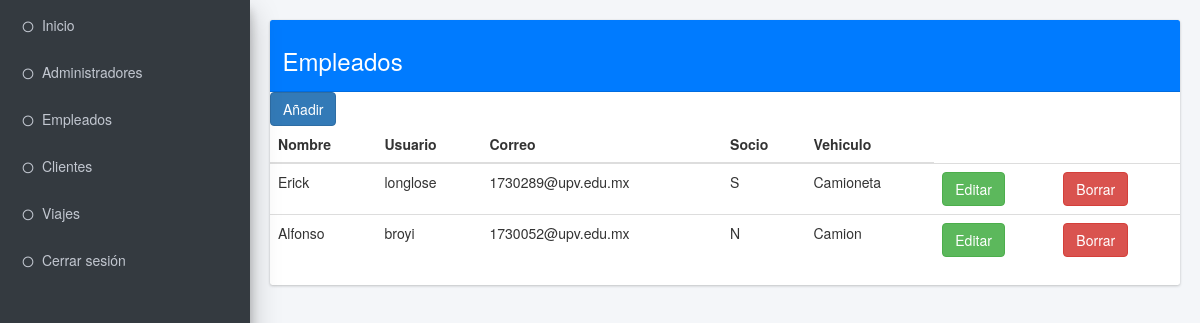
Before: /vistas/admin_cEmp.php (signed in) with the older database file.
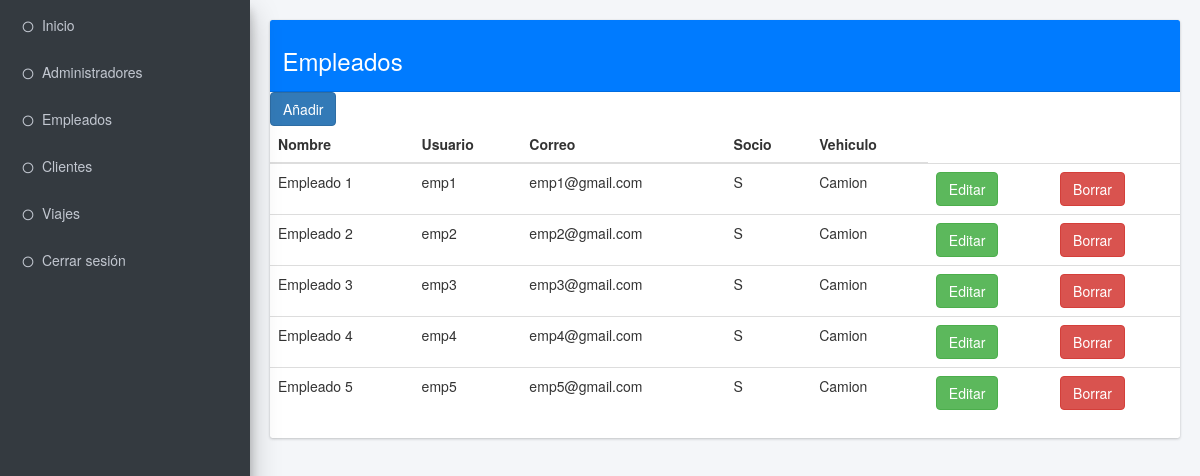
After: the same page with the newer database file.
### tables this page shows
CREATE TABLE `empleados` (
  `id` int(11) NOT NULL,
  `nombre` varchar(50) DEFAULT NULL,
  `usuario` varchar(20) DEFAULT NULL,
  `contra` varchar(20) DEFAULT NULL,
  `correo` varchar(20) DEFAULT NULL,
  `socio` char(1) DEFAULT NULL,
  `vehiculo` varchar(25) DEFAULT NULL
);

### modelos/selectTables.php (called while the page is built, shortened)
<?php
    include_once "../controladores/conexion.php";
    $getEmp = $BD -> query("SELECT nombre, usuario, correo, socio, vehiculo FROM empleados");
    $resultado_Emp = $getEmp -> fetchAll(PDO::FETCH_OBJ);
?>

### vistas/admin_cEmp.php (the view, shortened to what this page needs)
<?php
include_once "../modelos/selectTables.php";
?>
<!DOCTYPE html>
<html>
<head>
  <link rel="stylesheet" href="plugins/fontawesome-free/css/all.min.css">
  <link rel="stylesheet" href="https://code.ionicframework.com/ionicons/2.0.1/css/ionicons.min.css">
  <link rel="stylesheet" href="css/adminlte.min.css">
  <link rel="stylesheet" href="https://maxcdn.bootstrapcdn.com/bootstrap/3.4.1/css/bootstrap.min.css">
</head>
<body class="hold-transition sidebar-mini layout-fixed">
  <div class="wrapper">
    <div class="wrapper">
      <aside class="main-sidebar sidebar-dark-primary elevation-4">
        <div class="sidebar">
          <nav class="mt-2">
            <ul class="nav nav-pills nav-sidebar flex-column" data-widget="treeview" role="menu" data-accordion="false">
              <li class="nav-item">
                <a href="inicio_Admin.php" class="nav-link">
                  <i class="far fa-circle nav-icon"></i>
                  <p>Inicio</p>
                </a>
              </li>
            </ul>
          </nav>
          <nav class="mt-2">
            <ul class="nav nav-pills nav-sidebar flex-column" data-widget="treeview" role="menu" data-accordion="false">
              <li class="nav-item">
                <a href="admin_cAdmin.php" class="nav-link">
                  <i class="far fa-circle nav-icon"></i>
                  <p>Administradores</p>
                </a>
              </li>
            </ul>
          </nav>
          <nav class="mt-2">
            <ul class="nav nav-pills nav-sidebar flex-column" data-widget="treeview" role="menu" data-accordion="false">
              <li class="nav-item">
                <a href="admin_cEmp.php" class="nav-link">
                  <i class="far fa-circle nav-icon"></i>
                  <p>Empleados</p>
                </a>
              </li>
            </ul>
          </nav>
          <nav class="mt-2">
            <ul class="nav nav-pills nav-sidebar flex-column" data-widget="treeview" role="menu" data-accordion="false">
              <li class="nav-item">
                <a href="admin_cCli.php" class="nav-link">
                  <i class="far fa-circle nav-icon"></i>
                  <p>Clientes</p>
                </a>
              </li>
            </ul>
          </nav>
          <nav class="mt-2">
            <ul class="nav nav-pills nav-sidebar flex-column" data-widget="treeview" role="menu" data-accordion="false">
              <li class="nav-item">
                <a href="admin_cViajes.php" class="nav-link">
                  <i class="far fa-circle nav-icon"></i>
                  <p>Viajes</p>
                </a>
              </li>
            </ul>
          </nav>
          <nav class="mt-2">
            <ul class="nav nav-pills nav-sidebar flex-column" data-widget="treeview" role="menu" data-accordion="false">
              <li class="nav-item">
                <a href="../controladores/logout.php" class="nav-link">
                  <i class="far fa-circle nav-icon"></i>
                  <p>Cerrar sesión</p>
                </a>
              </li>
            </ul>
          </nav>
        </div>
      </aside>
    </div>
    <div class="content-wrapper">
      <br>
      <section class="content">
        <div class="container-fluid">
          <div class="row">
            <div class="col-md-12">
              <div class="card card-primary">
                <div class="card-header">
                  <h3>Empleados</h3>
                </div>
                <a href="agregarEmpleado.php">
                  <input type="button" name="" value="Añadir" class="btn btn-primary">
                </a>
                <form action="../controladores/editEmpleados.php" method="post" role="form" id="quickForm">
                  <div class="crudAdmin" align="center">
                    <table class="table table-hover">
                      <thead>
                        <tr>
                          <th>Nombre</th>
                          <th>Usuario</th>
                          <th>Correo</th>
                          <th>Socio</th>
                          <th>Vehiculo</th>
                        </tr>
                      </thead>
                      <tbody>
                        <?php foreach ($resultado_Emp as $resultado_Emp){ ?>
                          <?php $nombreUsr = $resultado_Emp -> nombre ?>
                          <td> <?php echo $resultado_Emp -> nombre ?></td>
                          <td> <?php echo $resultado_Emp -> usuario ?></td>
                          <td> <?php echo $resultado_Emp -> correo ?></td>
                          <td><?php echo $resultado_Emp -> socio ?></td>
                          <td><?php echo $resultado_Emp -> vehiculo ?></td>
                          <td><form action="../controladores/editEmpleados.php" method="post">
                                <button class="btn btn-success" type="submit" name="editar"
                                value="<?php echo htmlspecialchars($nombreUsr); ?>">Editar</button>
                              </form>
                            </td>
                            <td><form method="post" action="../controladores/borrar_Emp.php">
                            <button type="submit" class="btn btn-danger" name="id" value="<?php echo htmlspecialchars($nombreUsr); ?>">Borrar
                            </button>
                            </form>
                            </td>
                          <tr>
                          <?php } ?>
                        </tbody>
                      </table>
                    </div>
                  </form>
                </div>
              </div>
              <div class="col-md-6">
              </div>
            </div>
          </div>
        </section>
      </div>
    </body>
    </html>

Changed rows visible on the page:
added empleados: nombre "Empleado 1", usuario "emp1", correo "emp1@gmail.com", socio "S", vehiculo "Camion"
changed empleados: nombre "Erick" → "Empleado 2"; usuario "longlose" → "emp2"; correo "1730289@upv.edu.mx" → "emp2@gmail.com"; vehiculo "Camioneta" → "Camion"
changed empleados: nombre "Alfonso" → "Empleado 3"; usuario "broyi" → "emp3"; correo "1730052@upv.edu.mx" → "emp3@gmail.com"; socio "N" → "S"
added empleados: nombre "Empleado 4", usuario "emp4", correo "emp4@gmail.com", socio "S", vehiculo "Camion"
added empleados: nombre "Empleado 5", usuario "emp5", correo "emp5@gmail.com", socio "S", vehiculo "Camion"
